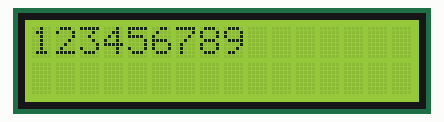
A sketch run on a simulated Arduino Uno, built with avr-gcc and run on an emulated ATmega328P. Shown: 16×2 character LCD.

Above: at 0.2 s.
At 2.2 s:
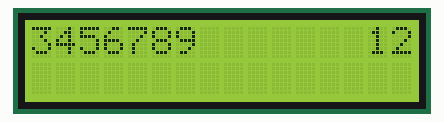
At 4.2 s:
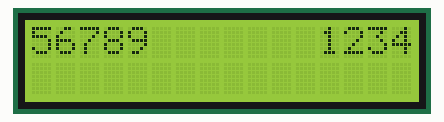
At 8.3 s:
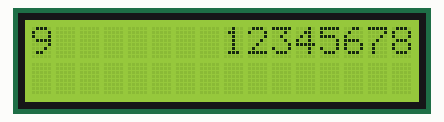
At 12.3 s:
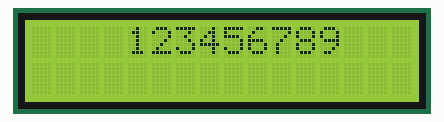
At 17.4 s:
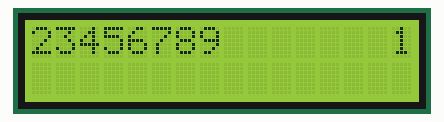

Measured:
- by itself, everything shown: repeats every 16.2 s, in 16 steps
- what the display in image 1 shows lasts 1.1 s, from 2.1 s to 3.2 s

The sketch:

Test1_I2C_LCD1602.ino
```cpp
//LingShun lab
#include <Wire.h>
#include <stdio.h>
#include "LiquidCrystal_I2C.h"

//实例化一个对象并设置LCD1602设备地址，这里的地址是0x3F，一般是0x20，或者0x27
LiquidCrystal_I2C lcd(0x27,16,2);
  char buff[] = {"123456789"};
void setup()
{


  lcd.init();                  // 初始化LCD
  lcd.backlight();             //设置LCD背景等亮
  lcd.setCursor(0,0);                //设置显示位置为第一行第一个
  lcd.print("LCD1602iic Testfdfsdf");     //输出字符串到LCD1602上
  lcd.setCursor(0,1);                //设置显示位置为第二行第一个
  lcd.print("         by L.L.");
}
void loop()
{
  int i = 0;
  for( i = 0 ;i < sizeof(buff)/sizeof(char)-1; i++ )
  {
    lcd.clear();
    lcd.setCursor(0,0);
    lcd.print(buff+i);
    lcd.setCursor(16-i,0);
    for(int j = 0;j < i ;j++)
    {
      lcd.print(buff[j]);
    }
    delay(1000);
  }
  for(;i < 16 && 16-i >= 0;i++)
  {
    lcd.clear();
    lcd.setCursor(16-i,0);
    lcd.print(buff);
    delay(1000);
  }
}
```
